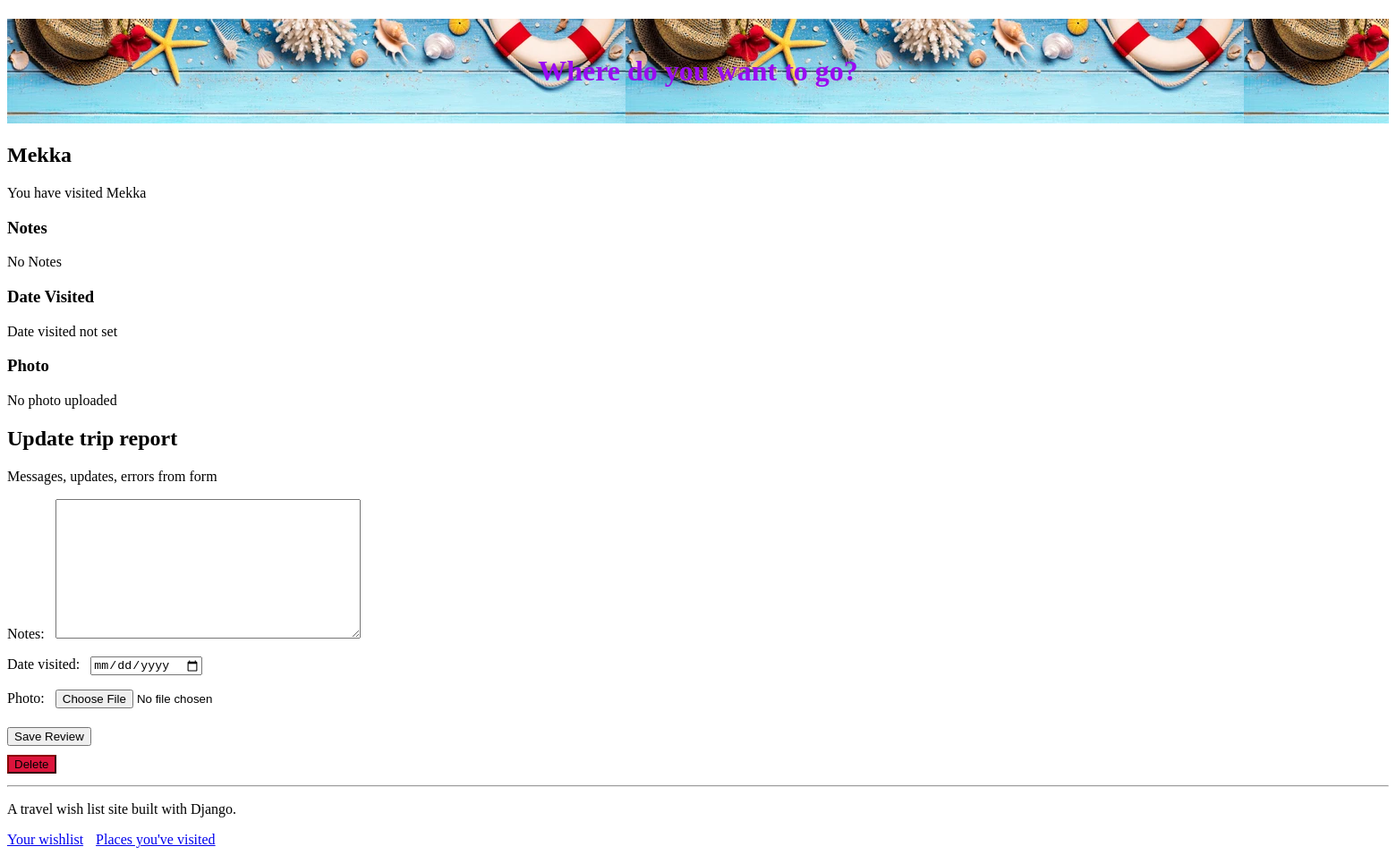
Before: /place/4 (signed in) with the older database file.
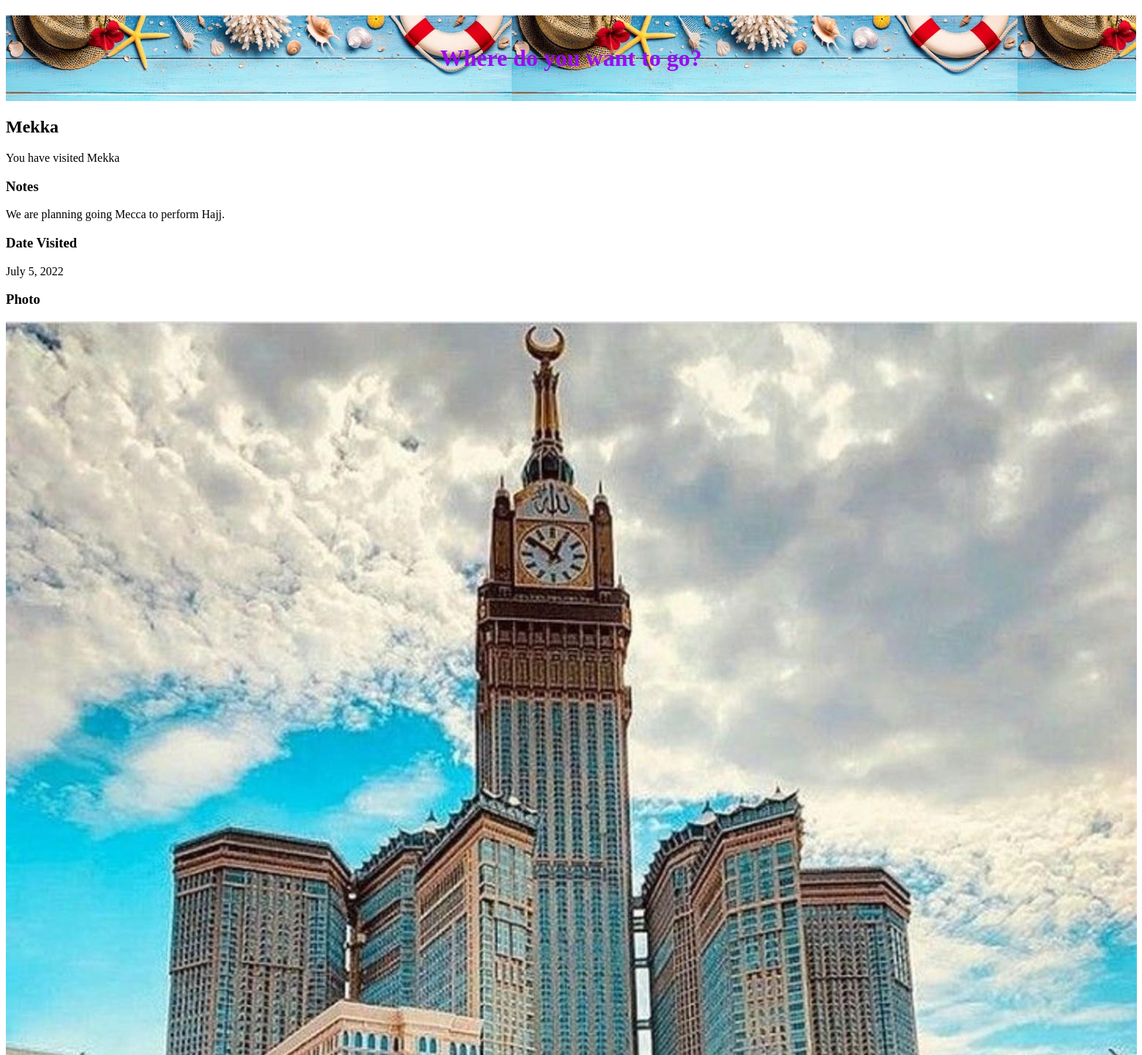
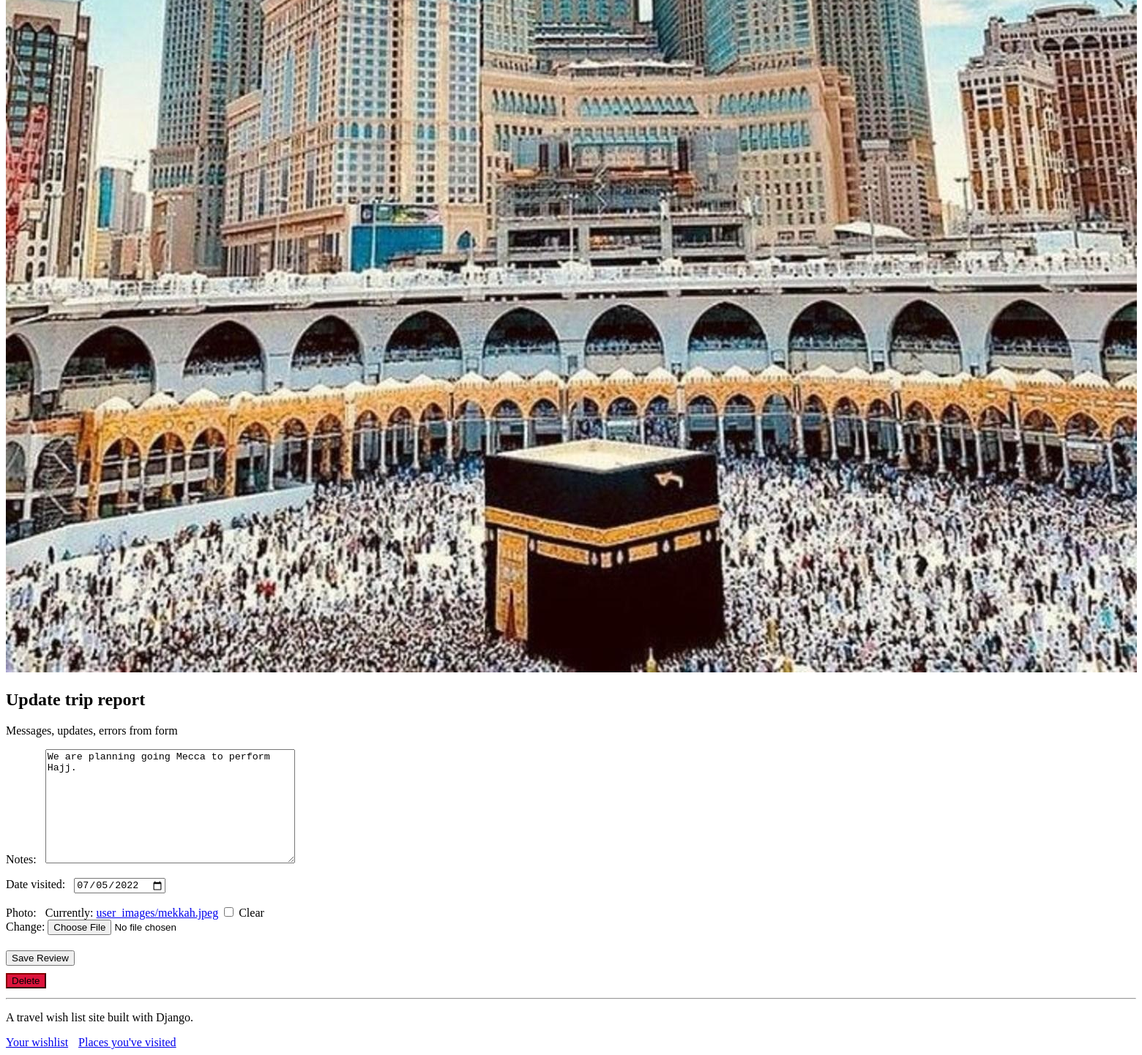
After: the same page with the newer database file (2 pictures, top to bottom).
### travel_wishlist/models.py (models this page shows, shortened)
class Place(models.Model):
    user = models.ForeignKey('auth.User', null=False, on_delete=models.CASCADE)
    name = models.CharField(max_length=200)
    visited = models.BooleanField(default=False)
    visited = models.BooleanField(default=False)
    notes = models.TextField(blank=True, null=True)
    date_visited = models.DateField(blank=True, null=True) #  validators=[validate_date_today_or_in_past])
    photo = models.ImageField(upload_to='user_images/', blank=True, null=True)

### travel_wishlist/views.py (the view)
# urls.py: path('place/<int:place_pk>', views.place_details, name='place_details'),
@login_required
def place_details(request, place_pk):
    place = get_object_or_404(Place, pk=place_pk)
    if place.user != request.user:
        return HttpResponseForbidden
    if request.method == 'POST':
        form = TripReviewForm(request.POST, request.FILES, instance=place)
        if form.is_valid():
           form.save()
           messages.info(request, 'Trip information updated!')
        else:
            messages.error(request, form.errors)
        return redirect('place_details', place_pk=place_pk)
    else:
        if place.visited:
            review_form = TripReviewForm(instance=place)
            return render(request, 'travel_wishlist/place_detail.html', {'place': place, 'review_form': review_form} )
        else:
            return render(request, 'travel_wishlist/place_detail.html', {'place': place})

### travel_wishlist/forms.py
class TripReviewForm(forms.ModelForm):
    class Meta:
        model = Place
        fields = ('notes', 'date_visited', 'photo')  # 3 field, if you want more add in here
        widgets = {  #
            'date_visited': DateInput()
        }

### travel_wishlist/templates/travel_wishlist/place_detail.html (shortened to what this page needs)
{% extends 'travel_wishlist/base.html' %}
{% load static %}
{% block content %}
<h2>{{ place.name }}</h2>
{% if place.visited %}
    <P>You have visited {{ place.name }}</p>
    <h3>Notes</h3>
    <P>{{ place.notes|default:"No Notes" }}</p>
    <h3>Date Visited</h3>
    <P>{{ place.date_visited|default:"Date visited not set" }}</p>
    <h3>Photo</h3>
    {% if place.photo %}
        <img src="{{ place.photo.url }}">
    {% else %}
        <P>No photo uploaded</p>
    {% endif %}
    <h2>Update trip report</h2>
     Messages, updates, errors from form
    <form action="{% url 'place_details' place.pk %}" method="POST" enctype="multipart/form-data">
        {{ review_form.as_p }}
        <button type="submit">Save Review</button>
    </form>
{% else %}
  <p>You have not visited {{ place.name }} yet.</p>
  <form action="{% url 'place_was_visited' place.pk %}" method="POST">
    {% csrf_token %}
    <button type=submit class="visited">Visited!</button>
  </form>
{% endif %}
<form action="{% url 'delete_place' place.pk %}" method="POST">
    <button type=submit class="delete">Delete</button>
</form>
{% endblock %}

### travel_wishlist/templates/travel_wishlist/base.html (shortened to what this page needs)
{% load static %}
<!DOCTYPE html>
<html>
    <head>
        <link rel="stylesheet" href="https://unpkg.com/sakura.css/css/sakura.css" type="text/css">
        <link rel="stylesheet" href="{% static 'css/style.css' %}" type="text/css">
    </head>
    <body>
    <h1 id="site-header">Where do you want to go?</h1>
        {% block content %}
        {% endblock %}
    <hr>
    <div>
        <p>A travel wish list site built with Django.</p>
        <a class="nav-link" href="{% url 'place_list' %}">Your wishlist</a>
        <a class="nav-link" href="{% url 'places_visited' %}">Places you've visited</a>
    </div>
    </body>
</html>

### travel_wishlist/static/css/style.css (style rules this page uses)
#site-header { background: url('./img/smr.jpg') 0 0 repeat-x; color: rgb(153, 11, 241); padding: 40px 0 40px 0px; text-align: center; }
.nav-link { margin-right: 10px; }
label { display: inline-block; padding-right: 8px; }
button { margin: 5px 0px 5px 0; }
.delete { background-color: crimson; border-color: darkred; }

Changed rows visible on the page:
changed Place "Mekka": notes "No Notes" → "We are planning going Mecca to perform Hajj."; date_visited "Date visited not set" → "July 5, 2022"; photo: picture added; notes (not shown) → "We are planning going Mecca to perform Hajj."; date_visited (not shown) → "07/05/2022"; photo empty → "user_images/mekkah.jpeg" (drawn)
Other visible differences:
form field as_p: (not shown) → "☐"
text no longer shown: "Notes: Date visited: Photo: No photo uploaded"
text now shown: "Notes: Date visited: Photo: Currently: user_images/mekkah.jpeg Clear Change:"
